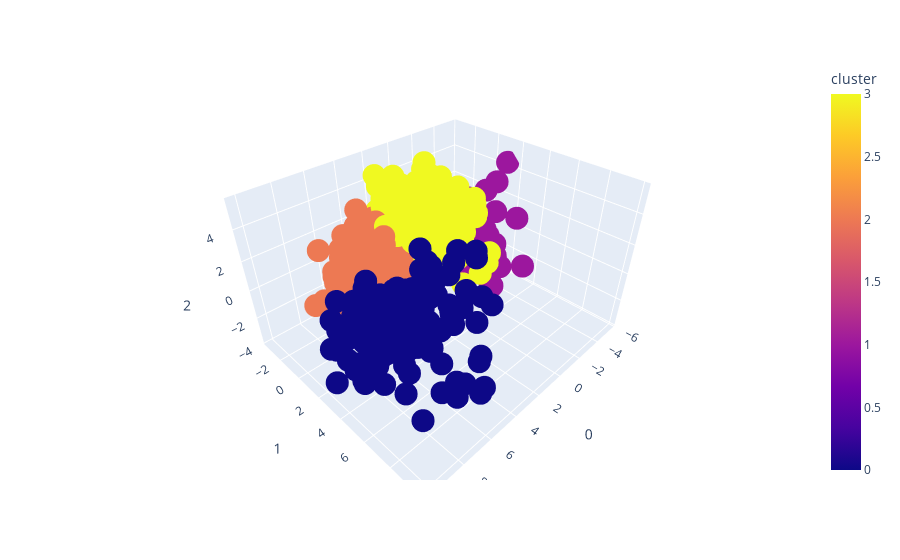

Notebook code cell kept with this figure:
### Code cell
import plotly.graph_objects as go
import plotly.express as px
import numpy as np

# Create the scatter plot
fig = px.scatter_3d(df_pca, x=0, y=1, z=2, color=df_pca['cluster'],
                   labels={'0':'0','1':'1','2':'2'})

# Show the figure
fig.show()

### Figure 1 — Plotly figure (JSON) as saved in the notebook; plotly's stock layout.template omitted (floating-point values rounded to 4 significant figures; data arrays with more than 128 entries replaced by an {"elided": "..."} marker saying what was removed)
{"data": [{"hovertemplate": "0=%{x}<br>1=%{y}<br>2=%{z}<br>cluster=%{marker.color}<extra></extra>", "legendgroup": "", "marker": {"color": {"elided": "2205 int values"}, "coloraxis": "coloraxis", "symbol": "circle"}, "mode": "markers", "name": "", "scene": "scene", "showlegend": false, "type": "scatter3d", "x": {"elided": "2205 float values"}, "y": {"elided": "2205 float values"}, "z": {"elided": "2205 float values"}}], "layout": {"coloraxis": {"colorbar": {"title": {"text": "cluster"}}, "colorscale": [[0, "#0d0887"], [0.1111, "#46039f"], [0.2222, "#7201a8"], [0.3333, "#9c179e"], [0.4444, "#bd3786"], [0.5556, "#d8576b"], [0.6667, "#ed7953"], [0.7778, "#fb9f3a"], [0.8889, "#fdca26"], [1, "#f0f921"]]}, "legend": {"tracegroupgap": 0}, "margin": {"t": 60}, "scene": {"domain": {"x": [0, 1], "y": [0, 1]}, "xaxis": {"title": {"text": "0"}}, "yaxis": {"title": {"text": "1"}}, "zaxis": {"title": {"text": "2"}}}}}
